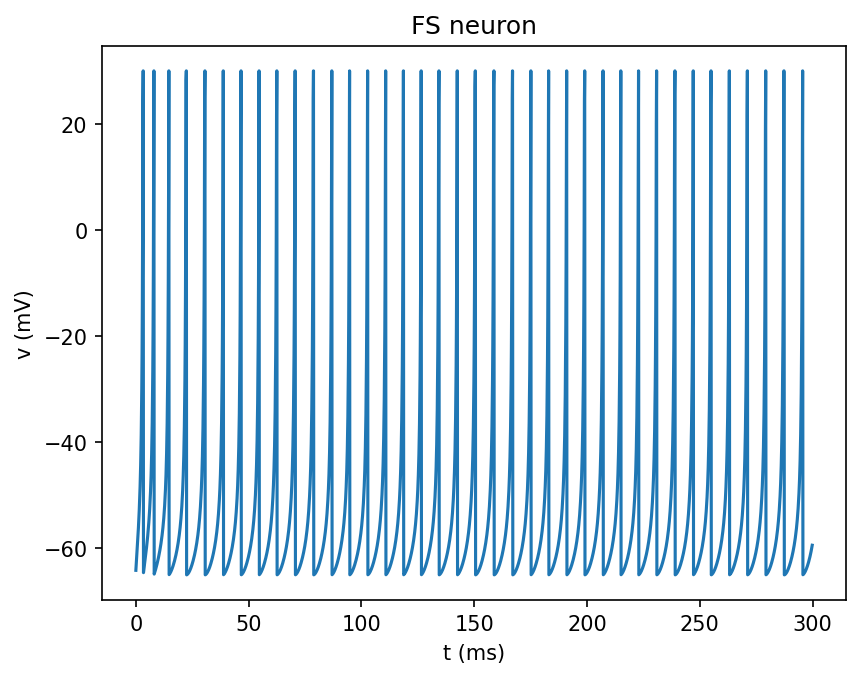

Source code (Python):
import matplotlib.pyplot as plt
import numpy as np

def simulate_fs(I=10.0, T=300.0, dt=0.125):
    a, b, c, d = 0.1, 0.2, -65.0, 2.0
    v = -65.0
    u = b * v

    ts, vs = [], []
    for k in range(int(T / dt)):
        v = v + 0.5 * dt * (0.04 * v * v + 5 * v + 140 - u + I)  # 半步①
        v = v + 0.5 * dt * (0.04 * v * v + 5 * v + 140 - u + I)  # 半步②
        u = u + dt * a * (b * v - u)

        fired = v >= 30
        ts.append(k * dt)
        vs.append(30.0 if fired else v)
        if fired:
            v = c        # 摔回底部
            u = u + d    # 刹车加力
    return ts, vs

t, h = simulate_fs(I=10.0, T=300.0)

h = np.array(h); t = np.array(t)
peaks = t[h >= 30]                    # 所有发火时刻
isi = np.diff(peaks)
print(isi, isi.mean(), 1000/isi.mean(), "Hz")

plt.plot(t, h)
plt.xlabel("t (ms)")
plt.ylabel("v (mV)")
plt.title("FS neuron")
plt.savefig("fs_neuron.png", dpi=150, bbox_inches="tight")
plt.show()
